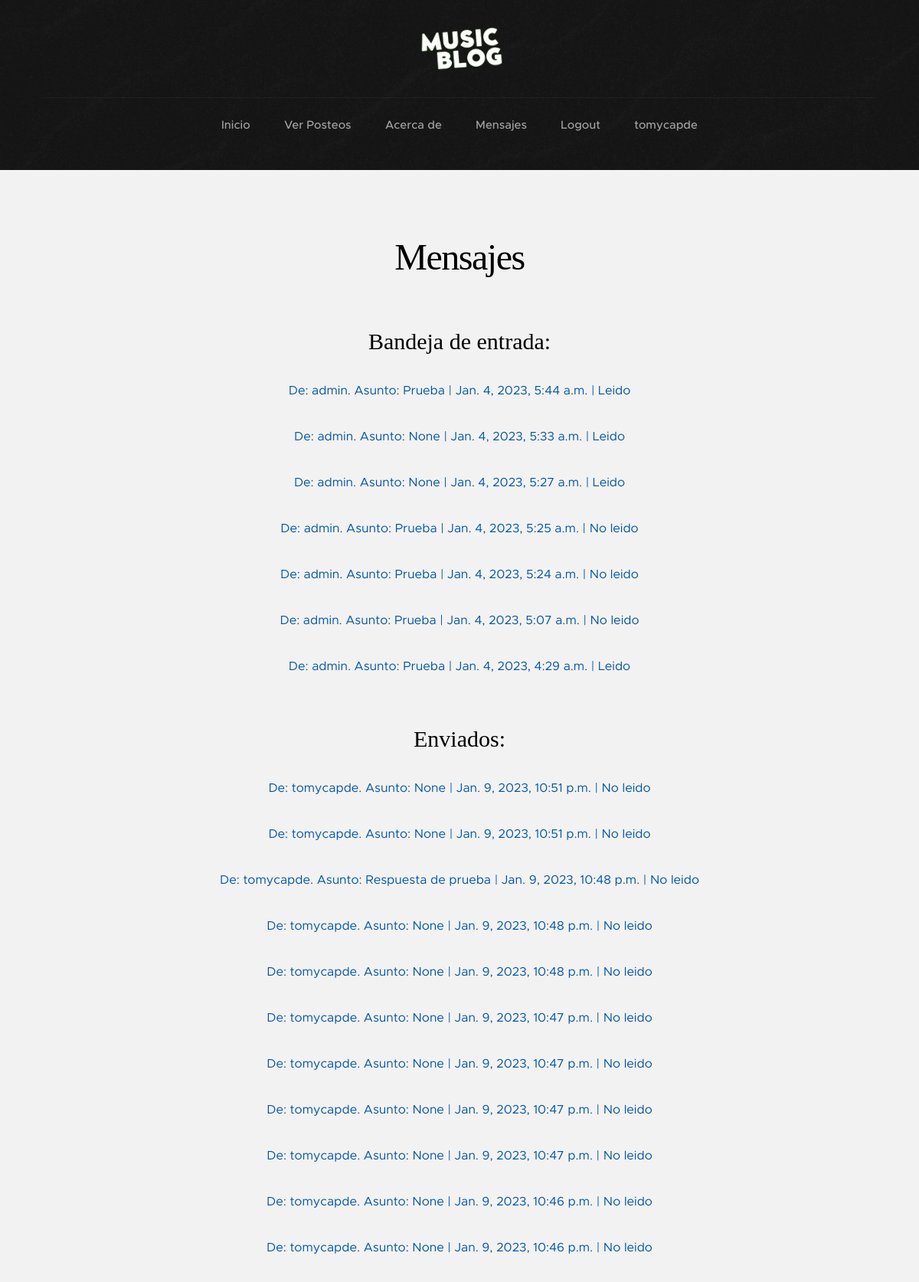
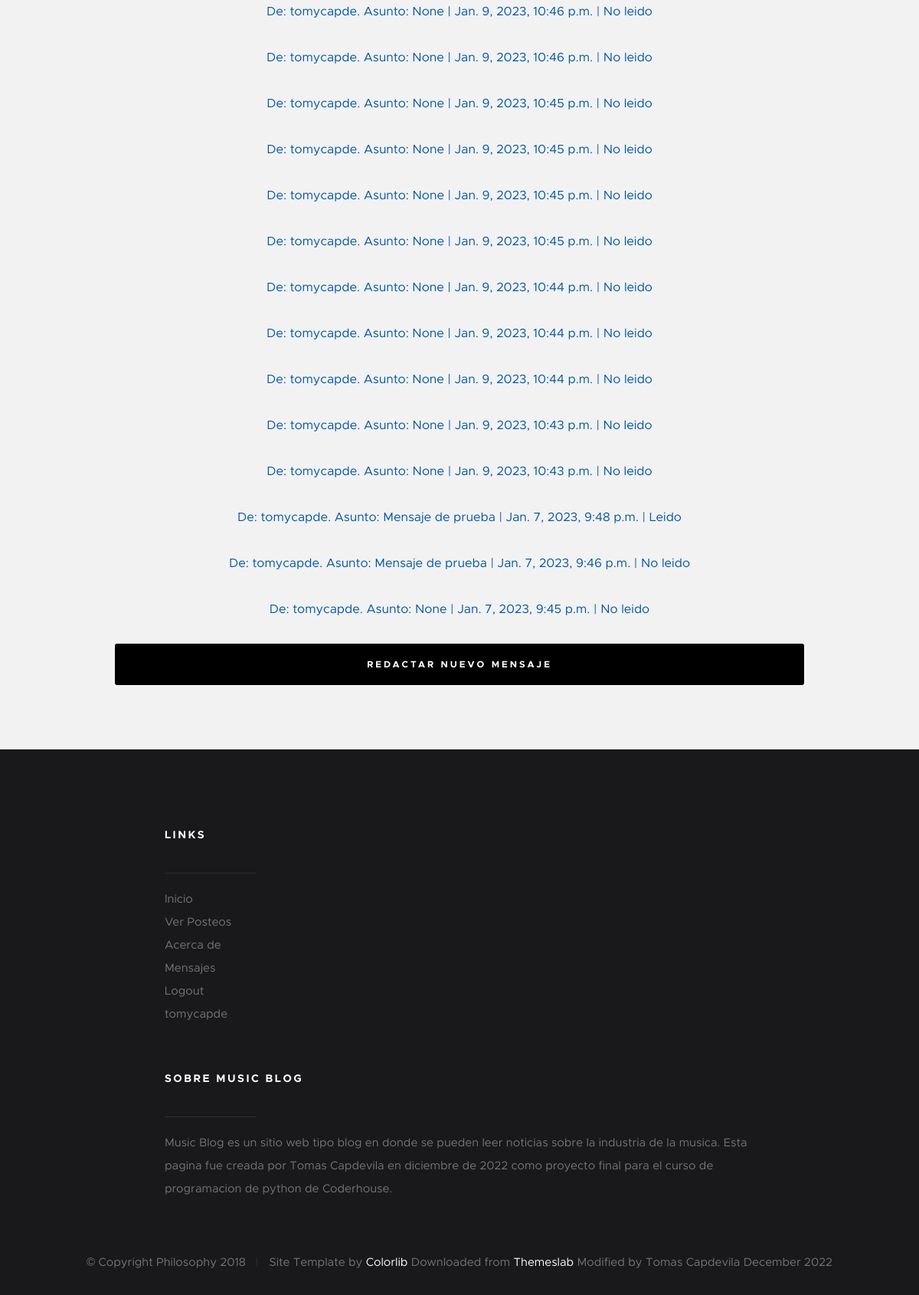
Page /messages/all_messages/ (signed in) on the committed database (2 pictures, top to bottom).
### Messages/models.py (models this page shows, shortened)
class Message(models.Model):
    sender = models.CharField(max_length=200)
    receiver = models.CharField(max_length=200)
    subject = models.CharField(max_length=200, null=True)
    content = models.CharField(max_length=10000, blank=True, null=True)
    date = models.DateTimeField(auto_now_add=True)
    seen = models.BooleanField(null = True)
    def view(self):
        return f"De: {self.sender}. Asunto: {self.subject}"
    def is_seen(self):
        if self.seen == True:
            return "Leido"
        else:
            return "No leido"

### Messages/views.py (the view)
# urls.py: path('all_messages/', all_messages, name='all_messages'),
@login_required
def all_messages(request):
    for_me = Message.objects.filter(receiver=request.user)
    from_me = Message.objects.filter(sender=request.user)
    context = {
        'for_me': for_me,
        'from_me':from_me,
    }
    return render(request, 'messages/bandeja.html', context)

### templates/messages/bandeja.html (shortened to what this page needs)
{% extends 'padre.html' %}
{% load static %}
    {% block padre %}
    <section class="s-content s-content--narrow">
        <div class="row">
            <div class="s-content__header col-full">
                <h1 class="s-content__header-title">
                    Mensajes
                </h1>
                <h2>
                    <p>Bandeja de entrada:</p>
                </h2>
                <p>
                    {% for mensaje in for_me reversed %}
                    <p>
                        <a href="/messages/chat/{{ mensaje.id }}">{{ mensaje.view }} | {{ mensaje.date }} | {{ mensaje.is_seen }}</a>
                    </p>
                    {% endfor %}
                </p>
                <h2>
                    <p>Enviados:</p>
                </h2>
                <p>
                    {% for mensaje in from_me reversed %}
                    <p>
                        <a href="/messages/chat/{{ mensaje.id }}">{{ mensaje.view }} | {{ mensaje.date }} | {{ mensaje.is_seen }}</a>
                    </p>
                    {% endfor %}
                </p>
            </div>
            <a class="btn btn--primary full-width" href="{% url 'new_message' %}">Redactar nuevo mensaje</a>
        </div>
    </section>
{% endblock %}

### templates/padre.html (shortened to what this page needs)
{% load static %}
<!DOCTYPE html>
<html class="no-js" lang="en">
<head>
    <link rel="stylesheet" href='{% static "css/base.css" %}'>
    <link rel="stylesheet" href='{% static "css/vendor.css" %}'>
    <link rel="stylesheet" href='{% static "css/main.css" %}'>
</head>
<body id="top">
    <section class="s-pageheader s-pageheader--home">
        <header class="header">
            <div class="header__content row">
                <div>
                    <a class="logo" href="{% url 'home' %}">
                        <img src="{% static 'images/logo_2.png' %}" width="400" alt="Homepage">
                    </a>
                </div>
                <nav class="header__nav-wrap">
                    <ul class="header__nav">
                        <li class=><a href="{% url 'home' %}" title="">Inicio</a></li>
                        <li class=><a href="{% url 'view_posts' %}" title="">Ver Posteos</a></li>
                        <li class=><a href="{% url 'about' %}" title="">Acerca de</a></li>
                        {% if user.is_authenticated %}
                            <li class=><a href="{% url 'all_messages' %}"title="">Mensajes</a></li>
                            <li><a href="{% url 'logout' %}" title="">Logout</a></li>
                            <li><a href="{% url 'profile' %}" title="">{{ user.get_username }}</a></li>
                        {% else %}
                            <li><a href="{% url 'login' %}" title="">Login</a></li>
                            <li><a href="{% url 'register' %}" title="">Register</a></li>
                        {% endif %}
                    </ul>
                </nav>
            </div>
        </header>
    </section>
    {% block padre %}
    {% endblock %}
    <footer class="s-footer">
        <div class="s-footer__main">
            <div class="row">
                <div class="col-two md-four mob-full s-footer__sitelinks">
                    <h4>Links</h4>
                    <ul class="s-footer__linklist">
                        <li class=><a href="{% url 'home' %}" title="">Inicio</a></li>
                        <li class=><a href="{% url 'view_posts' %}" title="">Ver Posteos</a></li>
                        <li class=><a href="{% url 'about' %}" title="">Acerca de</a></li>
                        {% if user.is_authenticated %}
                            <li class=><a href="{% url 'all_messages' %}"title="">Mensajes</a></li>
                            <li><a href="{% url 'logout' %}" title="">Logout</a></li>
                            <li><a href="{% url 'profile' %}" title="">{{ user.get_username }}</a></li>
                        {% else %}
                            <li><a href="{% url 'login' %}" title="">Login</a></li>
                            <li><a href="{% url 'register' %}" title="">Register</a></li>
                        {% endif %}
                    </ul>
                </div>
                <div class="col-five md-full end s-footer__subscribe">
                    <h4>Sobre Music Blog</h4>
                    <p>Music Blog es un sitio web tipo blog en donde se pueden leer noticias sobre la industria de la musica. Esta pagina fue creada por Tomas Capdevila en diciembre de 2022 como proyecto final para el curso de programacion de python de Coderhouse.</p>
                </div>
            </div>
        </div>
        <div class="s-footer__bottom">
            <div class="row">
                <div class="col-full">
                    <div class="s-footer__copyright">
                        <span>© Copyright Philosophy 2018</span>
                        <span>Site Template by <a href="https://colorlib.com/">Colorlib</a> Downloaded from <a href="https://themeslab.org/" target="_blank">Themeslab</a> Modified by Tomas Capdevila December 2022</span>
                    </div>
                </div>
            </div>
        </div>
    </footer>
</body>
</html>

### static/css/base.css (style rules this page uses)
html { font-family: sans-serif; line-height: 1.15; -ms-text-size-adjust: 100%; -webkit-text-size-adjust: 100%; }
body { margin: 0; }
article, aside, footer, header, nav, section { display: block; }
h1 { font-size: 2em; margin: 0.67em 0; }
a { background-color: transparent; -webkit-text-decoration-skip: objects; }
img { border-style: none; }
html { font-size: 62.5%; box-sizing: border-box; }
*, *::before, *::after { box-sizing: inherit; }
body { font-weight: normal; line-height: 1; word-wrap: break-word; text-rendering: optimizeLegibility; -webkit-overflow-scrolling: touch; -webkit-text-size-adjust: none; }
body, input, button { -moz-osx-font-smoothing: grayscale; -webkit-font-smoothing: antialiased; }
img, video { max-width: 100%; height: auto; }
div, dl, dt, dd, ul, ol, li, h1, h2, h3, h4, h5, h6, pre, form, p, blockquote, th, td { margin: 0; padding: 0; }
h1, h2, h3, h4, h5, h6 { -webkit-font-smoothing: auto; -webkit-font-smoothing: antialiased; -webkit-font-variant-ligatures: common-ligatures; -moz-font-variant-ligatures: common-ligatures; font-variant-ligatures: common-ligatures; text-rendering: optimizeLegibility; }
ol, ul { list-style: none; }
li { display: block; }
a { text-decoration: none; line-height: inherit; }
a img { border: none; }
.row { width: 94%; max-width: 1200px; margin: 0 auto; }
.row:after { content: ""; display: table; clear: both; }
[class*="col-"] { float: left; padding: 0 20px; }
[class*="col-"] + [class*="col-"].end { float: right; }
.col-two, .col-1-6 { width: 16.66667%; }
.col-five { width: 41.66667%; }
.col-twelve, .col-full { width: 100%; }
@media only screen and (max-width: 1200px) { [class*="col-"] { padding: 0 15px; } }
@media only screen and (max-width: 1200px) { .md-four, .md-1-3 { width: 33.33333%; } }
@media only screen and (max-width: 1200px) { .md-twelve, .md-full { width: 100%; } }
.full-width { width: 100%; }

### rows in the picture
Message: view "De: admin. Asunto: Prueba", date "Jan. 4, 2023, 5:44 a.m.", is_seen "Leido"
Message: view "De: admin. Asunto: None", date "Jan. 4, 2023, 5:33 a.m.", is_seen "Leido"
Message: view "De: admin. Asunto: None", date "Jan. 4, 2023, 5:27 a.m.", is_seen "Leido"
Message: view "De: admin. Asunto: Prueba", date "Jan. 4, 2023, 5:25 a.m.", is_seen "No leido"
Message: view "De: admin. Asunto: Prueba", date "Jan. 4, 2023, 5:24 a.m.", is_seen "No leido"
Message: view "De: admin. Asunto: Prueba", date "Jan. 4, 2023, 5:07 a.m.", is_seen "No leido"
Message: view "De: admin. Asunto: Prueba", date "Jan. 4, 2023, 4:29 a.m.", is_seen "Leido"
Message: view "De: tomycapde. Asunto: None", date "Jan. 9, 2023, 10:51 p.m.", is_seen "No leido"
Message: view "De: tomycapde. Asunto: None", date "Jan. 9, 2023, 10:51 p.m.", is_seen "No leido"
Message: view "De: tomycapde. Asunto: Respuesta de prueba", date "Jan. 9, 2023, 10:48 p.m.", is_seen "No leido"
Message: view "De: tomycapde. Asunto: None", date "Jan. 9, 2023, 10:48 p.m.", is_seen "No leido"
Message: view "De: tomycapde. Asunto: None", date "Jan. 9, 2023, 10:48 p.m.", is_seen "No leido"
Message: view "De: tomycapde. Asunto: None", date "Jan. 9, 2023, 10:47 p.m.", is_seen "No leido"
Message: view "De: tomycapde. Asunto: None", date "Jan. 9, 2023, 10:47 p.m.", is_seen "No leido"
Message: view "De: tomycapde. Asunto: None", date "Jan. 9, 2023, 10:47 p.m.", is_seen "No leido"
Message: view "De: tomycapde. Asunto: None", date "Jan. 9, 2023, 10:47 p.m.", is_seen "No leido"
Message: view "De: tomycapde. Asunto: None", date "Jan. 9, 2023, 10:46 p.m.", is_seen "No leido"
Message: view "De: tomycapde. Asunto: None", date "Jan. 9, 2023, 10:46 p.m.", is_seen "No leido"
Message: view "De: tomycapde. Asunto: None", date "Jan. 9, 2023, 10:46 p.m.", is_seen "No leido"
Message: view "De: tomycapde. Asunto: None", date "Jan. 9, 2023, 10:46 p.m.", is_seen "No leido"
Message: view "De: tomycapde. Asunto: None", date "Jan. 9, 2023, 10:45 p.m.", is_seen "No leido"
Message: view "De: tomycapde. Asunto: None", date "Jan. 9, 2023, 10:45 p.m.", is_seen "No leido"
Message: view "De: tomycapde. Asunto: None", date "Jan. 9, 2023, 10:45 p.m.", is_seen "No leido"
Message: view "De: tomycapde. Asunto: None", date "Jan. 9, 2023, 10:45 p.m.", is_seen "No leido"
Message: view "De: tomycapde. Asunto: None", date "Jan. 9, 2023, 10:44 p.m.", is_seen "No leido"
Message: view "De: tomycapde. Asunto: None", date "Jan. 9, 2023, 10:44 p.m.", is_seen "No leido"
Message: view "De: tomycapde. Asunto: None", date "Jan. 9, 2023, 10:44 p.m.", is_seen "No leido"
Message: view "De: tomycapde. Asunto: None", date "Jan. 9, 2023, 10:43 p.m.", is_seen "No leido"
Message: view "De: tomycapde. Asunto: None", date "Jan. 9, 2023, 10:43 p.m.", is_seen "No leido"
Message: view "De: tomycapde. Asunto: Mensaje de prueba", date "Jan. 7, 2023, 9:48 p.m.", is_seen "Leido"
Message: view "De: tomycapde. Asunto: Mensaje de prueba", date "Jan. 7, 2023, 9:46 p.m.", is_seen "No leido"
Message: view "De: tomycapde. Asunto: None", date "Jan. 7, 2023, 9:45 p.m.", is_seen "No leido"

### other values in the picture
{{ user.get_username }} "tomycapde"
